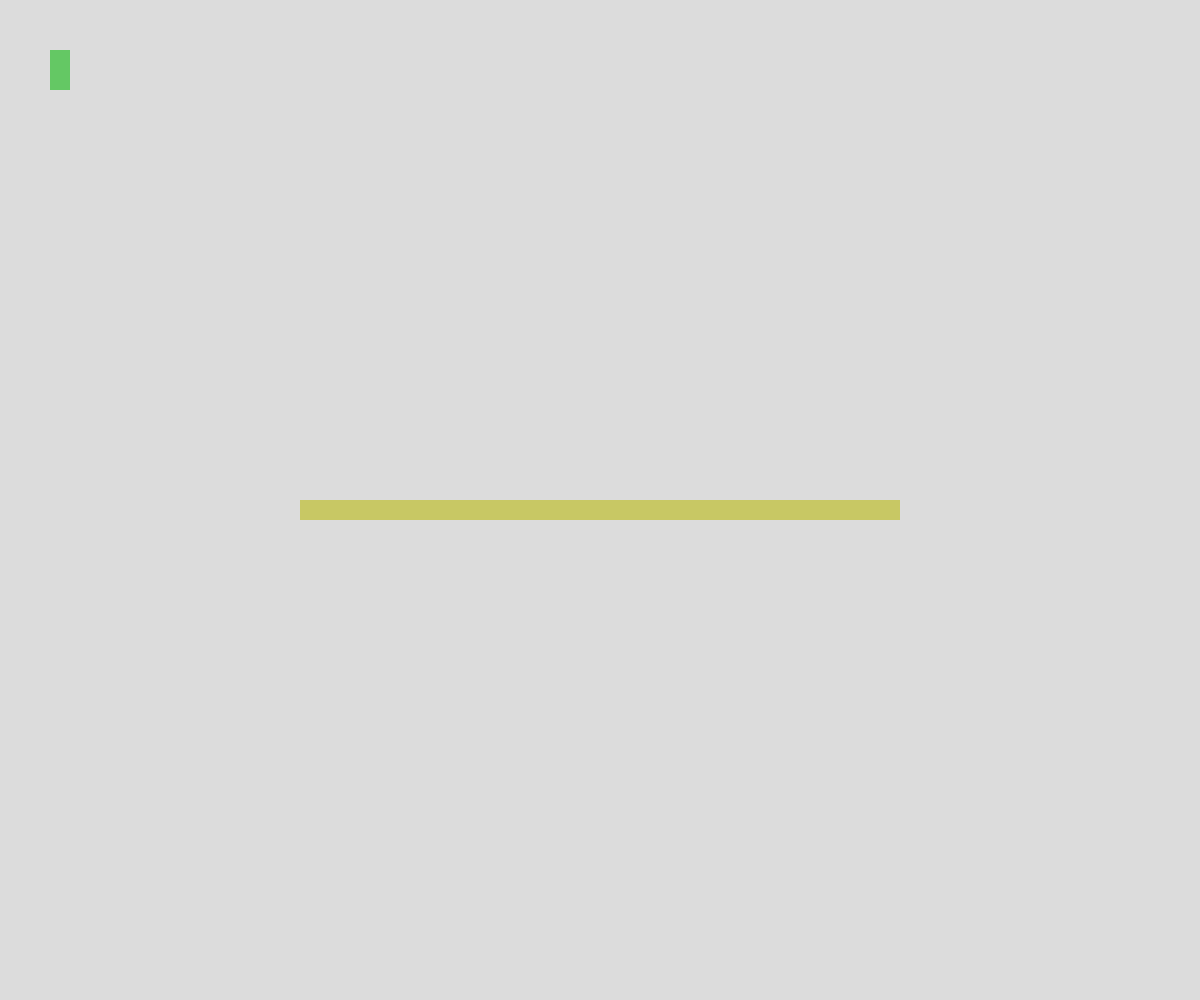
Frame 1 (no input)
Frame 60 (no input): identical to frame 1, image omitted
Frame 120 (the mouse pressed at the canvas centre since frame 60): identical to frame 1, image omitted

The p5.js sketch that drew this single still picture (run headless with seeded random() and noise() and a simulated clock; from frame 60 on, the mouse is pressed at the canvas centre):

// p5.js sketch
// ── sketch.js
// Capstone?
// Adam Abouelela
// May 2, 2024
// Experimental capstone idea

let player, screen1, paused = false;

function setup() {
  createCanvas(windowWidth, windowHeight);
  player = new Player(50,50);
  screen1 = [new NeutralTerrain(width/4, height/2, width/2, 20)];

}

function draw() {
  background(220);

  if (!paused){updateAll();}
  displayAll();
  if (paused){pauseScreen();}
}

function updateAll(){
  player.determineMovement();
  player.update();
  for (let terrain of screen1){terrain.update();}
}

function displayAll(){
  push();
  //scale(1);
  player.display();
  for (let terrain of screen1){terrain.display();}
  pop();
}

function pauseScreen(){
  fill(30,180);
  rect(0,0,width,height);
}

function keyPressed(){
  if (key === ' ' && player.dashes > 0) {player.dash();}

  else if (keyCode === ESCAPE){
    print('hi')
    if (paused){paused = false}
    else{paused = true}
  }
}

class Player{
  constructor(x, y){
    this.pos = createVector(x, y);
    this.oldPos = createVector(x, y);
    this.vel = createVector(0, 0);
    this.keybinds = {'left':[LEFT_ARROW, 65], 'right':[RIGHT_ARROW, 68], 'up':[UP_ARROW, 87], 'down':[DOWN_ARROW, 83]}
    this.dashing = false;
	  this.stationary = true;
    this.facing = 1;
    this.movespeed = 0.8;
    this.dashes = 1;
    this.alive = true;
  }

  determineMovement(){
    this.stationary = true;
    for (let action in this.keybinds){
      for (let keyBind of this.keybinds[action]){
        if (keyIsDown(keyBind)){
          this.stationary = false;
          this.move(action);
          break;
        }
      }
    }
  }

  dash(){
    this.dashing = true;
    this.dashes--;
    this.movespeed = 35;
    
    if (this.stationary){
      if (this.facing === 0){this.vel.x -= this.movespeed;}
      else {this.vel.x += this.movespeed;}
    }
  }

  move(action){
    if (action === 'up') {this.vel.y -= this.movespeed;}
    if (action === 'down') {this.vel.y += this.movespeed;}
	if (action === 'left') {this.vel.x -= this.movespeed; this.facing = 0;}
    if (action === 'right') {this.vel.x += this.movespeed; this.facing = 1;}
  }

  update(){
    this.oldPos.x = this.pos.x;
    this.oldPos.y = this.pos.y;
    this.pos.add(this.vel);

    if (abs(this.vel.x) > 0.01){this.vel.x *= 0.75;}
    else{this.vel.x = 0;}
    if (abs(this.vel.y) > 0.01){this.vel.y *= 0.75;}
    else{this.vel.y = 0;}

    this.dashes += 1/120

    this.dashing = false;
    this.movespeed = 0.8;
  }

  display(){
    noStroke();
    fill(100, 200, 100);
    rect(this.pos.x, this.pos.y, 20, 40);
    rect(this.oldPos.x, this.oldPos.y, 20, 40);
  }
}

class Terrain{
  constructor(x, y, sizeX, sizeY){
    this.x = x; this.y = y; this.sX = sizeX; this.sY = sizeY;
    this.collidable = true;
    this.touchable = true;
  }

  checkCollision(){
    if (this.x < player.pos.x && player.pos.x < this.x + this.sX &&
       this.y < player.pos.y && player.pos.y < this.y + this.sY) {this.onCollision();}
  }

  update(){
    if (this.collidable){this.checkCollision();}
  }

  display(){
    noStroke();
    fill(200, 200, 100);
    rect(this.x, this.y, this.sX, this.sY);
  }
}

class NeutralTerrain extends Terrain{
  constructor(x, y, sizeX, sizeY){
    super(x, y, sizeX, sizeY); 
  }

  onCollision(){
    print('Collision');
    if(false){}
  }
}
